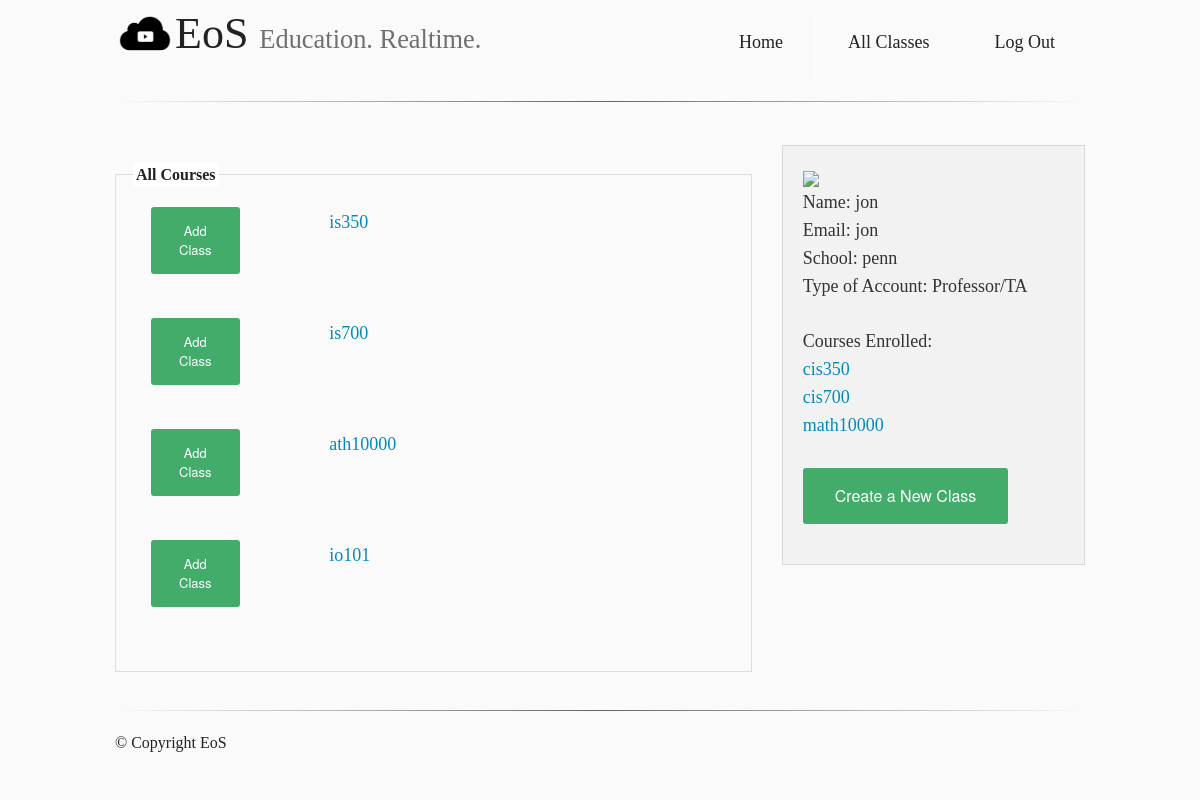
/allclasses (signed in), run on an earlier commit of the app's database.
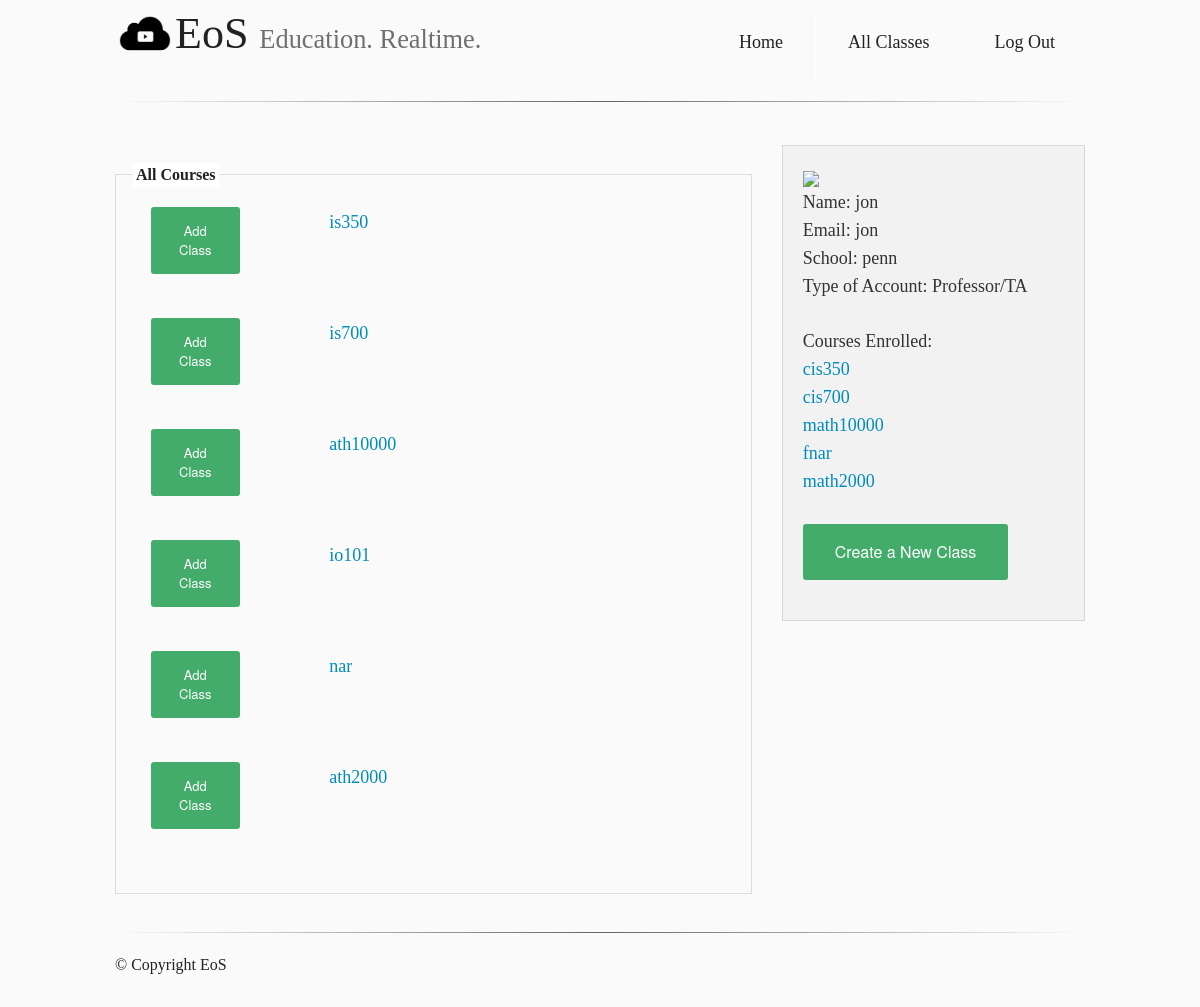
And on a later commit of the database.
### tables this page shows
CREATE TABLE users (
  name text not null,
  hash text not null,
  email text not null,
  school text not null,
  prof integer not null,
  courses text
);

CREATE TABLE courses (
  id integer primary key autoincrement,
  name text not null,
  cap integer
);

### server.py (the view)
@app.route("/allclasses")
def allclasses():
    if not 'email' in session:
        flash("Please log in to view content.")
        return redirect(url_for('index'))
    else:
        q = g.db.execute('SELECT * FROM USERS WHERE email= \"' + session['email'] + '\"')
        session['courses'] = q.fetchone()[5]
    r = g.db.execute('SELECT name FROM COURSES')
    courselist = [str(x)[3:-3] for x in r.fetchall()]
    mycourses = session['courses'].split('|')[1:-1]
    if not len(mycourses):
        mycourses = None
    return render_template('showall.html', email=session['email'], name=session['name'], school=session['school'], account=session['type'], is_prof = session['is_prof'], courses=courselist, mycourses=mycourses)

### server.py (called while the page is built)
@app.before_request
def before_request():
    g.db = connect_db()

@app.teardown_request
def teardown_request(exception):
    db = getattr(g, 'db', None)
    if db is not None:
        db.close()

def connect_db():
    return sqlite3.connect(app.config['DATABASE'])

### templates/showall.html (shortened to what this page needs)
<!doctype html>
<html>
  <head>
    <link rel=stylesheet type=text/css href="{{ url_for('static', filename='css/foundation.css') }}">
    <link rel=stylesheet type=text/css href="{{ url_for('static', filename='css/layout.css') }}">
    <link rel=stylesheet type=javascript href="{{ url_for('static', filename='js/vendor/jquery.js') }}">
    <link rel=stylesheet type=javascript href="{{ url_for('static', filename='js/foundation.min.js') }}">
    <link rel=stylesheet type=javascript href="{{ url_for('static', filename='js/vendor/modernizr.js') }}">
  </head>
  <body>
        <div class="content">
            <div class="row">
              <div class="large-12 columns">
                <div class="nav-bar right">
                 <ul class="button-group">
                   <li><a href="/dashboard" class="button"><h5>Home</h5></a></li>
                   <li><a href="/allclasses" class="button"><h5>All Classes</h5></a></li>
                   <li><a href="/logout" class="button"><h5>Log Out</h5></a></li>
                  </ul>
                </div>
                <h1><img src="{{ url_for('static', filename='logo.png') }}" style="width: 60px;"/>EoS <small>Education. Realtime.</small></h1>
                <hr />
              </div>
            </div>
      <div class="row">
            <br/>
          </div>
    <div class="large-12 columns">
  <div class="row">
        <div class="large-8 columns">
          <fieldset>
          <legend>All Courses</legend>
              <div class="large-6 columns" id="myClasses">
              {% for course in courses %}
              <div class="row">
                <div class="large-12 columns">
                  <div class="row collapse">
                    <div class="small-2 columns">
                      {% if not mycourses %}
                          <div class="row">
                              <button class="add button postfix radius success" onclick="addClass('{{course}}')" value={{course}}>Add Class</button>
                            </div>
                      {% else %}
                        {% if course not in mycourses %}
                                <button class="add button radius small success" onclick="addClass('{{course}}')" value={{course}}>Add Class</button>
                        {% else %}
                                <button class="add button radius small alert">Enrolled</button>
                        {% endif %}
                      {% endif %}
                    </div>
                    <div class="small-4 columns">
                      <h5 class="title"><a href=/class/{{ course }}> {{ course }} </a></h5>
                    </div>
                  </div>
                </div>
              </div>
              {% endfor %}
          </div>
          </fieldset>
        </div>
        <div class="large-4 columns ">
          <div class="panel">
            <a href="#"><img src="http://braddyc.files.wordpress.com/2011/09/penguin.png" /></a>
            <h5>Name: {{ name }} </h5>
            <h5>Email: {{ email }} </h5>
            <h5>School: {{ school }} </h5>
            <h5>Type of Account: {{ account }} </h5>
              <br/><div class="section-container vertical-nav" data-section data-options="deep_linking: false; one_up: true">
              <h5>Courses Enrolled: </h5>
              {% if mycourses %}
                {% for course in mycourses %}
                  <section class="section">
                    <h5 class="title"><a href=/class/{{ course }}> {{ course }} </a></h5>
                  </section>
                {% endfor %}
              {% endif %}
              {% if session.is_prof %}
              <br><button class="button radius success" onclick="createClass()">Create a New Class</button>
              {% endif %}
            </div>
          </div>
        </div>
        </div>
      </div>
      </div>
      <footer class="row">
        <div class="large-12 columns">
          <hr />
          <div class="row">
            <div class="large-6 columns">
              <p>© Copyright EoS</p>
            </div>
          </div>
        </div>
      </footer>
    <link rel=stylesheet type=javascript href="{{ url_for('static', filename='js/vendor/jquery.js') }}">
    <link rel=stylesheet type=javascript href="{{ url_for('static', filename='js/foundation.min.js') }}">
  </body>
</html>

### static/css/layout.css (style rules this page uses)
body { font-family: "MP"; }
h1 { font-family: "Archer-b"; }
h2, h3, h4, h5, h6, a { font-family: "MP-cond"; }
body { background-color: rgba(0, 0, 0, 0.02); }
.button-group li { padding-top: 3%; }
.button-group a { color: rgba(0, 0, 0, 1); background-color: transparent; }
.button-group { float: none; }
@media only screen and (min-width: 40.063em) { .button-group { float: right; } }
hr { border: 0; height: 1px; background-image: -webkit-linear-gradient(left, rgba(0,0,0,0), rgba(0,0,0,0.75), rgba(0,0,0,0)); background-image: -moz-linear-gradient(left, rgba(0,0,0,0), rgba(0,0,0,0.75), rgba(0,0,0,0)); background-image: -ms-linear-gradient(left, rgba(0,0,0,0), rgba(0,0,0,0.75), rgba(0,0,0,0)); background-image: -o-linear-gradient(left, rgba(0,0,0,0), rgba(0,0,0,0.75), rgba(0,0,0,0)); opacity: 0.8; }
footer { padding: 80px 0 10px 0; }

What changed in the data, as far as the page shows it:
added courses: name "fnar"
added courses: name "math2000"
Also different on the page:
new list line: "Add Class nar"
new list line: "Add Class ath2000"
